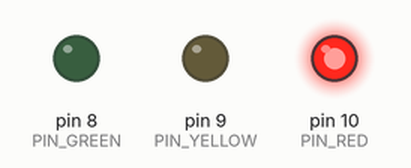
This sketch was run on a simulated Arduino Uno, built with avr-gcc and run on an emulated ATmega328P. On the bench: output pins drawn as LEDs (lit = HIGH). What the sketch prints to the serial monitor is not drawn.

Above: at 2.5 s.
At 7.5 s:
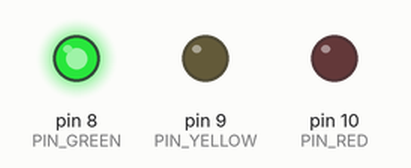
At 11.0 s:
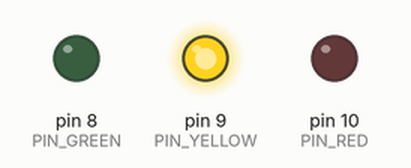
Timing chart, 0 to 15.7 s (numbered marks = the images above):
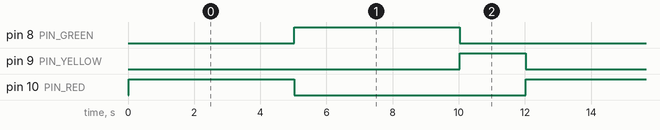

The sketch:

code.ino
```cpp
/*
 * ============================================================
 *  Mini Traffic Light System
 *  Target Board : Arduino Uno / Nano / any ATmega328P board
 *  Author       : Generated Firmware
 *  Version      : 1.0
 * ============================================================
 *
 *  WIRING DIAGRAM
 *  ──────────────
 *  Arduino Pin 8  ──[220Ω]──► Green  LED Anode │ Cathode ──► GND
 *  Arduino Pin 9  ──[220Ω]──► Yellow LED Anode │ Cathode ──► GND
 *  Arduino Pin 10 ──[220Ω]──► Red    LED Anode │ Cathode ──► GND
 *
 *  SEQUENCE
 *  ────────
 *  Power-on  : Red   ON  (safety default)
 *  Step 1    : Red   ON  for 5 seconds
 *  Step 2    : Green ON  for 5 seconds
 *  Step 3    : Yellow ON for 2 seconds
 *  Step 4    : Repeat from Step 1
 *
 *  IMPORTANT HARDWARE NOTE
 *  ───────────────────────
 *  An NE555 Timer IC is NOT a programmable microcontroller.
 *  This firmware requires an Arduino or compatible ATmega board.
 *  See the bottom of this file for an NE555-only hardware
 *  alternative if no microcontroller is available.
 * ============================================================
 */

// ── Pin Definitions ──────────────────────────────────────────
const uint8_t PIN_GREEN  = 8;   // Green  LED on digital pin 8
const uint8_t PIN_YELLOW = 9;   // Yellow LED on digital pin 9
const uint8_t PIN_RED    = 10;  // Red    LED on digital pin 10

// ── Timing Constants (milliseconds) ──────────────────────────
const unsigned long TIME_RED_MS    = 5000UL;  // Red   phase  : 5 s
const unsigned long TIME_GREEN_MS  = 5000UL;  // Green phase  : 5 s
const unsigned long TIME_YELLOW_MS = 2000UL;  // Yellow phase : 2 s

// ── Traffic Light States ──────────────────────────────────────
/*
 *  Using an enum makes the state machine readable and easy
 *  to extend (e.g., add a flashing-yellow night mode later).
 */
enum TrafficState : uint8_t {
    STATE_RED    = 0,
    STATE_GREEN  = 1,
    STATE_YELLOW = 2
};

// ── Global State Variables ────────────────────────────────────
TrafficState currentState    = STATE_RED;   // Always start on Red
unsigned long stateStartTime = 0UL;         // Timestamp of last state change


// ════════════════════════════════════════════════════════════════
//  HELPER FUNCTION — setLights()
//  Turns exactly ONE LED on and the other two off.
//  This guarantees only one colour is ever active at a time.
// ════════════════════════════════════════════════════════════════
void setLights(bool greenOn, bool yellowOn, bool redOn) {
    digitalWrite(PIN_GREEN,  greenOn  ? HIGH : LOW);
    digitalWrite(PIN_YELLOW, yellowOn ? HIGH : LOW);
    digitalWrite(PIN_RED,    redOn    ? HIGH : LOW);
}


// ════════════════════════════════════════════════════════════════
//  HELPER FUNCTION — enterState()
//  Transitions to a new state: activates the correct LED,
//  records the time, and prints a debug message over Serial.
// ════════════════════════════════════════════════════════════════
void enterState(TrafficState newState) {
    currentState    = newState;
    stateStartTime  = millis();   // Snapshot the current time

    switch (currentState) {

        case STATE_RED:
            setLights(false, false, true);  // Only Red ON
            Serial.println(F("▶ RED    ON  — waiting 5 s"));
            break;

        case STATE_GREEN:
            setLights(true, false, false);  // Only Green ON
            Serial.println(F("▶ GREEN  ON  — waiting 5 s"));
            break;

        case STATE_YELLOW:
            setLights(false, true, false);  // Only Yellow ON
            Serial.println(F("▶ YELLOW ON  — waiting 2 s"));
            break;

        // Defensive default — should never be reached
        default:
            setLights(false, false, true);
            currentState = STATE_RED;
            break;
    }
}


// ════════════════════════════════════════════════════════════════
//  setup()
//  Runs once at power-on or after reset.
// ════════════════════════════════════════════════════════════════
void setup() {

    // ── Configure LED pins as outputs ────────────────────────
    pinMode(PIN_GREEN,  OUTPUT);
    pinMode(PIN_YELLOW, OUTPUT);
    pinMode(PIN_RED,    OUTPUT);

    // ── Make sure all LEDs start OFF ─────────────────────────
    //    (avoids a random HIGH state on some boards)
    setLights(false, false, false);

    // ── Start Serial for optional debug monitoring ────────────
    Serial.begin(9600);
    Serial.println(F("============================"));
    Serial.println(F("  Mini Traffic Light System "));
    Serial.println(F("============================"));

    // ── Enter the initial safe state: RED ON ─────────────────
    enterState(STATE_RED);
}


// ════════════════════════════════════════════════════════════════
//  loop()
//  Runs continuously after setup().
//  Uses millis() — non-blocking — so the board stays responsive.
// ════════════════════════════════════════════════════════════════
void loop() {

    /*
     *  Calculate how many milliseconds have passed since the
     *  current state was entered.
     *
     *  NOTE: millis() overflows back to 0 after ~49.7 days.
     *  Subtracting unsigned longs handles this correctly as long
     *  as no single state lasts longer than 49.7 days (it won't).
     */
    unsigned long elapsed = millis() - stateStartTime;

    // ── State Machine ─────────────────────────────────────────
    switch (currentState) {

        // ── RED phase (5 seconds) ─────────────────────────────
        case STATE_RED:
            if (elapsed >= TIME_RED_MS) {
                enterState(STATE_GREEN);    // Red → Green
            }
            break;

        // ── GREEN phase (5 seconds) ───────────────────────────
        case STATE_GREEN:
            if (elapsed >= TIME_GREEN_MS) {
                enterState(STATE_YELLOW);   // Green → Yellow
            }
            break;

        // ── YELLOW phase (2 seconds) ──────────────────────────
        case STATE_YELLOW:
            if (elapsed >= TIME_YELLOW_MS) {
                enterState(STATE_RED);      // Yellow → Red
            }
            break;

        // ── Defensive default ─────────────────────────────────
        default:
            enterState(STATE_RED);
            break;
    }

    /*
     *  Nothing else is blocked here.
     *  You can safely add sensor reads, button checks,
     *  or serial commands in this space without disrupting
     *  the traffic-light timing.
     */
}


/*
 * ============================================================
 *  HARDWARE-ONLY ALTERNATIVE — NE555 + CD4017 (No Arduino)
 * ============================================================
 *
 *  If the build uses ONLY an NE555 (and no microcontroller),
 *  the traffic-light sequence must be built from discrete
 *  logic ICs.  A common approach:
 *
 *  COMPONENTS NEEDED
 *  ─────────────────
 *  • 1× NE555   — Astable oscillator (clock source)
 *  • 1× CD4017  — Decade counter / Johnson counter
 *                 (divides the clock into 10 sequential outputs)
 *  • 3× LED     — Red, Yellow, Green
 *  • 3× 220Ω   — Current-limiting resistors
 *  • Resistors + capacitors to set the NE555 frequency
 *  • Diodes (1N4148) to OR multiple CD4017 outputs together
 *
 *  HOW IT WORKS
 *  ────────────
 *  1. NE555 in astable mode generates a square-wave clock.
 *     Choose R1, R2, C so the period = 1 second per pulse
 *     (use the formula f = 1.44 / ((R1 + 2·R2) · C)).
 *
 *  2. CD4017 advances one output HIGH per clock pulse.
 *     Outputs Q0–Q9 go HIGH in turn, then repeat.
 *
 *  3. Map CD4017 outputs to LED colours with diodes:
 *     ┌─────────────────┬──────────────────────────────┐
 *     │ CD4017 Outputs  │ Action                       │
 *     ├─────────────────┼──────────────────────────────┤
 *     │ Q0 – Q4  (×5)   │ OR together → Red   LED ON   │
 *     │ Q5 – Q9  (×5)   │ OR together → Green LED ON   │
 *     │ Q8 – Q9  (×2)   │ OR together → Yellow LED ON  │
 *     └─────────────────┴──────────────────────────────┘
 *     Adjust which outputs feed which LED to match your
 *     desired timing ratios.
 *
 *  4. Connect CD4017 RESET pin back to an appropriate Q
 *     output to shorten the count cycle if needed
 *     (e.g., tie RESET to Q10/Q7 to create a 7-step cycle).
 *
 *  LIMITATION
 *  ──────────
 *  This purely hardware approach cannot run Arduino (.ino)
 *  code.  The NE555 is an analogue timer IC — it has no CPU,
 *  no memory, and no ability to interpret software instructions.
 *
 * ============================================================
 */
```

Measured:
- by itself, pin 8 (PIN_GREEN), pin 10 (PIN_RED): alternates HIGH for 5.0 s and LOW for 7.0 s
- by itself, pin 9 (PIN_YELLOW): alternates HIGH for 2.0 s and LOW for 10.0 s
- by itself, everything shown: repeats every 12.0 s, in 3 steps
